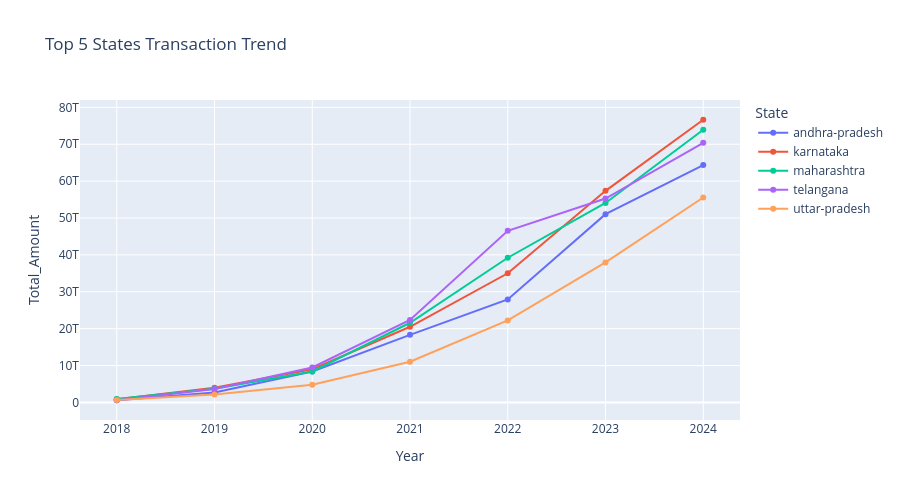

Notebook code cell kept with this figure:
### Code cell
fig = px.line(
    df_top,
    x="Year",
    y="Total_Amount",
    color="State",
    markers=True,
    title="Top 5 States Transaction Trend",
    width=900,
    height=500
)

fig.show()

### Figure 1 — Plotly figure (JSON) as saved in the notebook; plotly's stock layout.template omitted (floating-point values rounded to 4 significant figures)
{"data": [{"hovertemplate": "State=andhra-pradesh<br>Year=%{x}<br>Total_Amount=%{y}<extra></extra>", "legendgroup": "andhra-pradesh", "line": {"color": "#636efa", "dash": "solid"}, "marker": {"symbol": "circle"}, "mode": "lines+markers", "name": "andhra-pradesh", "orientation": "v", "showlegend": true, "type": "scatter", "x": [2018, 2019, 2020, 2021, 2022, 2023, 2024], "xaxis": "x", "y": [610400000000.0, 2689000000000.0, 8386000000000.0, 18320000000000.0, 27920000000000.0, 51060000000000.0, 64370000000000.0], "yaxis": "y"}, {"hovertemplate": "State=karnataka<br>Year=%{x}<br>Total_Amount=%{y}<extra></extra>", "legendgroup": "karnataka", "line": {"color": "#EF553B", "dash": "solid"}, "marker": {"symbol": "circle"}, "mode": "lines+markers", "name": "karnataka", "orientation": "v", "showlegend": true, "type": "scatter", "x": [2018, 2019, 2020, 2021, 2022, 2023, 2024], "xaxis": "x", "y": [869800000000.0, 3956000000000.0, 9016000000000.0, 20510000000000.0, 35020000000000.0, 57380000000000.0, 76650000000000.0], "yaxis": "y"}, {"hovertemplate": "State=maharashtra<br>Year=%{x}<br>Total_Amount=%{y}<extra></extra>", "legendgroup": "maharashtra", "line": {"color": "#00cc96", "dash": "solid"}, "marker": {"symbol": "circle"}, "mode": "lines+markers", "name": "maharashtra", "orientation": "v", "showlegend": true, "type": "scatter", "x": [2018, 2019, 2020, 2021, 2022, 2023, 2024], "xaxis": "x", "y": [949200000000.0, 3687000000000.0, 8394000000000.0, 21600000000000.0, 39230000000000.0, 54090000000000.0, 73920000000000.0], "yaxis": "y"}, {"hovertemplate": "State=telangana<br>Year=%{x}<br>Total_Amount=%{y}<extra></extra>", "legendgroup": "telangana", "line": {"color": "#ab63fa", "dash": "solid"}, "marker": {"symbol": "circle"}, "mode": "lines+markers", "name": "telangana", "orientation": "v", "showlegend": true, "type": "scatter", "x": [2018, 2019, 2020, 2021, 2022, 2023, 2024], "xaxis": "x", "y": [589300000000.0, 3669000000000.0, 9476000000000.0, 22350000000000.0, 46530000000000.0, 55290000000000.0, 70380000000000.0], "yaxis": "y"}, {"hovertemplate": "State=uttar-pradesh<br>Year=%{x}<br>Total_Amount=%{y}<extra></extra>", "legendgroup": "uttar-pradesh", "line": {"color": "#FFA15A", "dash": "solid"}, "marker": {"symbol": "circle"}, "mode": "lines+markers", "name": "uttar-pradesh", "orientation": "v", "showlegend": true, "type": "scatter", "x": [2018, 2019, 2020, 2021, 2022, 2023, 2024], "xaxis": "x", "y": [658800000000.0, 2161000000000.0, 4786000000000.0, 11050000000000.0, 22240000000000.0, 37960000000000.0, 55570000000000.0], "yaxis": "y"}], "layout": {"height": 500, "legend": {"title": {"text": "State"}, "tracegroupgap": 0}, "title": {"text": "Top 5 States Transaction Trend"}, "width": 900, "xaxis": {"anchor": "y", "domain": [0, 1], "title": {"text": "Year"}}, "yaxis": {"anchor": "x", "domain": [0, 1], "title": {"text": "Total_Amount"}}}}
